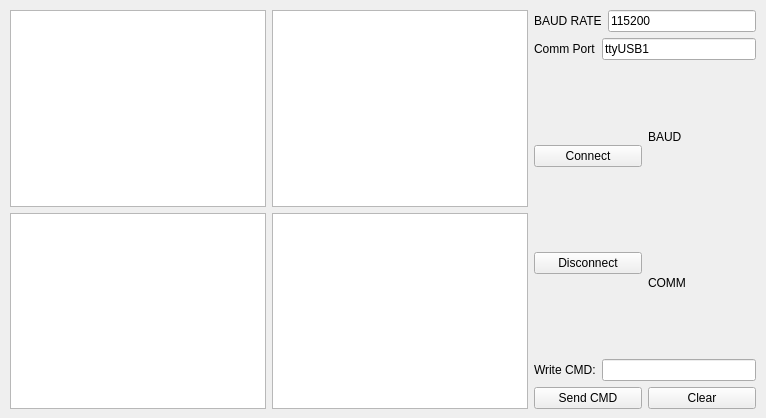
<?xml version="1.0" encoding="UTF-8"?>
<ui version="4.0">
 <class>Widget</class>
 <widget class="QWidget" name="Widget">
  <property name="windowModality">
   <enum>Qt::WindowModal</enum>
  </property>
  <property name="enabled">
   <bool>true</bool>
  </property>
  <property name="geometry">
   <rect>
    <x>0</x>
    <y>0</y>
    <width>766</width>
    <height>418</height>
   </rect>
  </property>
  <property name="sizePolicy">
   <sizepolicy hsizetype="Fixed" vsizetype="Fixed">
    <horstretch>0</horstretch>
    <verstretch>0</verstretch>
   </sizepolicy>
  </property>
  <property name="minimumSize">
   <size>
    <width>766</width>
    <height>418</height>
   </size>
  </property>
  <property name="windowTitle">
   <string>Widget</string>
  </property>
  <widget class="QWidget" name="">
   <property name="geometry">
    <rect>
     <x>10</x>
     <y>10</y>
     <width>746</width>
     <height>399</height>
    </rect>
   </property>
   <layout class="QHBoxLayout" name="horizontalLayout_8">
    <item>
     <layout class="QVBoxLayout" name="verticalLayout">
      <item>
       <layout class="QHBoxLayout" name="horizontalLayout">
        <item>
         <widget class="QTextEdit" name="UpText_1"/>
        </item>
        <item>
         <widget class="QTextEdit" name="UpText_2"/>
        </item>
       </layout>
      </item>
      <item>
       <layout class="QHBoxLayout" name="horizontalLayout_2">
        <item>
         <widget class="QTextEdit" name="Down_Text_1"/>
        </item>
        <item>
         <widget class="QTextEdit" name="Down_Text_2"/>
        </item>
       </layout>
      </item>
     </layout>
    </item>
    <item>
     <layout class="QVBoxLayout" name="verticalLayout_4">
      <item>
       <layout class="QHBoxLayout" name="horizontalLayout_3">
        <item>
         <widget class="QLabel" name="BR_Label">
          <property name="text">
           <string>BAUD RATE</string>
          </property>
         </widget>
        </item>
        <item>
         <widget class="QLineEdit" name="BR_edit">
          <property name="text">
           <string>115200</string>
          </property>
         </widget>
        </item>
       </layout>
      </item>
      <item>
       <layout class="QHBoxLayout" name="horizontalLayout_4">
        <item>
         <widget class="QLabel" name="CP_Label">
          <property name="text">
           <string>Comm Port</string>
          </property>
         </widget>
        </item>
        <item>
         <widget class="QLineEdit" name="CP_Edit">
          <property name="text">
           <string>ttyUSB1</string>
          </property>
         </widget>
        </item>
       </layout>
      </item>
      <item>
       <layout class="QHBoxLayout" name="horizontalLayout_5">
        <item>
         <layout class="QVBoxLayout" name="verticalLayout_3">
          <item>
           <widget class="QPushButton" name="ConnectButton">
            <property name="text">
             <string>Connect</string>
            </property>
           </widget>
          </item>
          <item>
           <widget class="QPushButton" name="DisconnectButton">
            <property name="text">
             <string>Disconnect</string>
            </property>
           </widget>
          </item>
         </layout>
        </item>
        <item>
         <layout class="QVBoxLayout" name="verticalLayout_2">
          <item>
           <widget class="QLabel" name="label_2">
            <property name="text">
             <string>BAUD</string>
            </property>
           </widget>
          </item>
          <item>
           <widget class="QLabel" name="label_3">
            <property name="text">
             <string>COMM</string>
            </property>
           </widget>
          </item>
         </layout>
        </item>
       </layout>
      </item>
      <item>
       <layout class="QHBoxLayout" name="horizontalLayout_7">
        <item>
         <widget class="QLabel" name="label_4">
          <property name="text">
           <string>Write CMD:</string>
          </property>
         </widget>
        </item>
        <item>
         <widget class="QLineEdit" name="CMD_Edit"/>
        </item>
       </layout>
      </item>
      <item>
       <layout class="QHBoxLayout" name="horizontalLayout_6">
        <item>
         <widget class="QPushButton" name="SendCMDButton">
          <property name="text">
           <string>Send CMD</string>
          </property>
         </widget>
        </item>
        <item>
         <widget class="QPushButton" name="ClearButton">
          <property name="text">
           <string>Clear</string>
          </property>
         </widget>
        </item>
       </layout>
      </item>
     </layout>
    </item>
   </layout>
  </widget>
 </widget>
 <resources/>
 <connections/>
</ui>
